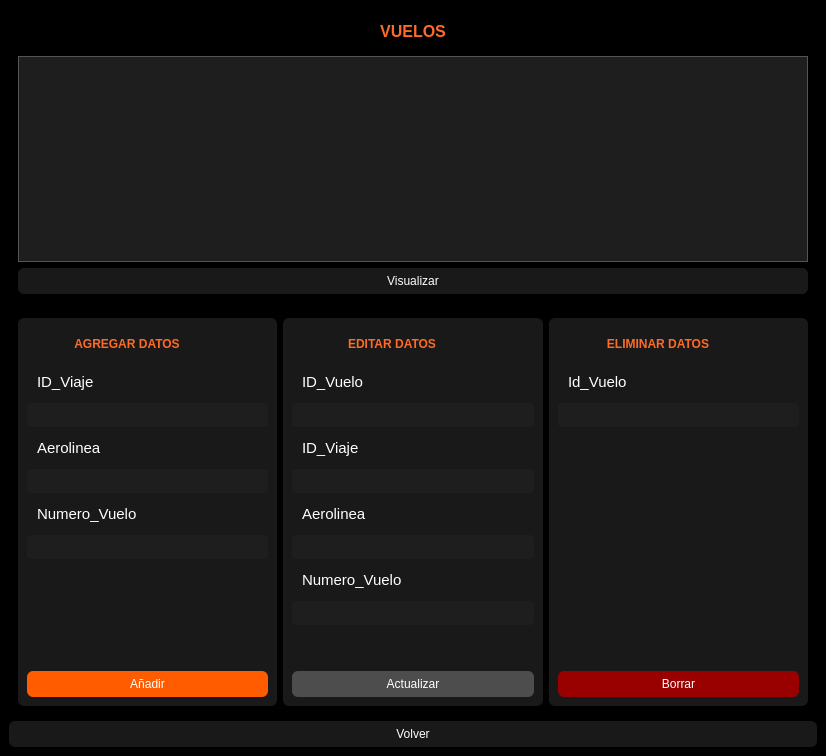
<?xml version="1.0" encoding="UTF-8"?>
<ui version="4.0">
 <class>MainWindow</class>
 <widget class="QMainWindow" name="MainWindow">
  <property name="geometry">
   <rect>
    <x>0</x>
    <y>0</y>
    <width>826</width>
    <height>756</height>
   </rect>
  </property>
  <property name="windowTitle">
   <string>MainWindow</string>
  </property>
  <property name="styleSheet">
   <string notr="true">background-color: rgb(0, 0, 0);</string>
  </property>
  <widget class="QWidget" name="centralwidget">
   <layout class="QGridLayout" name="gridLayout">
    <item row="6" column="0">
     <widget class="QPushButton" name="pushButton_vuelosvolver">
      <property name="styleSheet">
       <string notr="true">background-color: rgb(25, 25, 25);
color: white;
border-radius: 6px;
padding: 6px;
</string>
      </property>
      <property name="text">
       <string>Volver</string>
      </property>
     </widget>
    </item>
    <item row="0" column="0">
     <widget class="QWidget" name="widget" native="true">
      <property name="minimumSize">
       <size>
        <width>0</width>
        <height>100</height>
       </size>
      </property>
      <property name="maximumSize">
       <size>
        <width>10000</width>
        <height>300</height>
       </size>
      </property>
      <layout class="QVBoxLayout" name="verticalLayout">
       <item>
        <widget class="QTextBrowser" name="textBrowser">
         <property name="maximumSize">
          <size>
           <width>16777215</width>
           <height>32</height>
          </size>
         </property>
         <property name="styleSheet">
          <string notr="true">background-color: rgb(0, 0, 0);</string>
         </property>
         <property name="frameShape">
          <enum>QFrame::NoFrame</enum>
         </property>
         <property name="html">
          <string>&lt;!DOCTYPE HTML PUBLIC &quot;-//W3C//DTD HTML 4.0//EN&quot; &quot;http://www.w3.org/TR/REC-html40/strict.dtd&quot;&gt;
&lt;html&gt;&lt;head&gt;&lt;meta name=&quot;qrichtext&quot; content=&quot;1&quot; /&gt;&lt;style type=&quot;text/css&quot;&gt;
p, li { white-space: pre-wrap; }
&lt;/style&gt;&lt;/head&gt;&lt;body style=&quot; font-family:'MS Shell Dlg 2'; font-size:8.25pt; font-weight:400; font-style:normal;&quot;&gt;
&lt;p align=&quot;center&quot; style=&quot; margin-top:0px; margin-bottom:0px; margin-left:0px; margin-right:0px; -qt-block-indent:0; text-indent:0px;&quot;&gt;&lt;span style=&quot; font-size:12pt; font-weight:600; color:#ff6b26;&quot;&gt;VUELOS&lt;/span&gt;&lt;/p&gt;&lt;/body&gt;&lt;/html&gt;</string>
         </property>
        </widget>
       </item>
       <item>
        <widget class="QTableWidget" name="tableWidget_cliente">
         <property name="styleSheet">
          <string notr="true">/* Estilo general del QTableWidget */
QTableWidget {
    background-color: rgb(30, 30, 30); /* Fondo gris oscuro para la tabla */
    alternate-background-color: #3A3A3A; /* Opcional: para filas alternas, un poco más claro/oscuro */
    color: white; /* Color de texto predeterminado para las celdas */
    border: 1px solid #555555; /* Un borde sutil para la tabla */
    gridline-color: #555555; /* Color de las líneas de la cuadrícula */
}

/* Estilo de los encabezados horizontales (columnas) */
QTableWidget::item {
    padding: 5px; /* Espaciado dentro de las celdas */
}

QHeaderView::section {
    background-color:  rgb(30, 30, 30); /* ¡Fondo negro para el encabezado! */
    color: white; /* Letras blancas para el encabezado */
    padding: 4px; /* Espaciado dentro del encabezado */
    border: 1px solid #555555; /* Borde para las secciones del encabezado */
    border-bottom: 2px solid #FF692E; /* Borde inferior naranja para resaltar */
    font-weight: bold; /* Texto en negrita */
}

/* Estilo de los encabezados verticales (filas, si están visibles) */
QHeaderView::section:vertical {
    background-color: rgb(30, 30, 30); /* Fondo negro */
    color: white; /* Letras blancas */
    padding: 4px;
    border: 1px solid #555555;
    border-right: 2px solid #FF692E; /* Borde derecho naranja */
}

/* Estilo de la esquina entre los encabezados horizontal y vertical (si es visible) */
QTableWidget QTableCornerButton::section {
    background-color: #1e1e1e; /* Color deseado */
    border: 1px solid #555555; /* Mantén el borde para que coincida con los encabezados */
}


/* Estilo de selección de celdas (opcional) */
QTableWidget::item:selected {
    background-color: #FF692E; /* Color naranja para la selección */
    color: white; /* Texto blanco en la selección */
}</string>
         </property>
        </widget>
       </item>
       <item>
        <widget class="QPushButton" name="pushButton_visualvuelos">
         <property name="styleSheet">
          <string notr="true">background-color: rgb(25, 25, 25);
color: white;
border-radius: 6px;
padding: 6px;
</string>
         </property>
         <property name="text">
          <string>Visualizar</string>
         </property>
        </widget>
       </item>
      </layout>
     </widget>
    </item>
    <item row="5" column="0">
     <widget class="QWidget" name="widget_4" native="true">
      <property name="styleSheet">
       <string notr="true"/>
      </property>
      <layout class="QHBoxLayout" name="horizontalLayout_2">
       <item>
        <widget class="QWidget" name="widget_5" native="true">
         <property name="styleSheet">
          <string notr="true">background-color: rgb(25, 25, 25);
color: white;
border-radius: 6px;
padding: 6px;</string>
         </property>
         <layout class="QVBoxLayout" name="verticalLayout_3">
          <item>
           <widget class="QTextBrowser" name="textBrowser_4">
            <property name="minimumSize">
             <size>
              <width>150</width>
              <height>0</height>
             </size>
            </property>
            <property name="maximumSize">
             <size>
              <width>200</width>
              <height>34</height>
             </size>
            </property>
            <property name="html">
             <string>&lt;!DOCTYPE HTML PUBLIC &quot;-//W3C//DTD HTML 4.0//EN&quot; &quot;http://www.w3.org/TR/REC-html40/strict.dtd&quot;&gt;
&lt;html&gt;&lt;head&gt;&lt;meta name=&quot;qrichtext&quot; content=&quot;1&quot; /&gt;&lt;style type=&quot;text/css&quot;&gt;
p, li { white-space: pre-wrap; }
&lt;/style&gt;&lt;/head&gt;&lt;body style=&quot; font-family:'MS Shell Dlg 2'; font-size:8.25pt; font-weight:400; font-style:normal;&quot;&gt;
&lt;p align=&quot;center&quot; style=&quot; margin-top:0px; margin-bottom:0px; margin-left:0px; margin-right:0px; -qt-block-indent:0; text-indent:0px;&quot;&gt;&lt;span style=&quot; font-size:9pt; font-weight:600; color:#ff6b26;&quot;&gt;AGREGAR DATOS&lt;/span&gt;&lt;/p&gt;&lt;/body&gt;&lt;/html&gt;</string>
            </property>
           </widget>
          </item>
          <item>
           <widget class="QLabel" name="label_8">
            <property name="font">
             <font>
              <pointsize>11</pointsize>
             </font>
            </property>
            <property name="styleSheet">
             <string notr="true">color: rgb(255, 255, 255);</string>
            </property>
            <property name="text">
             <string>ID_Viaje</string>
            </property>
           </widget>
          </item>
          <item>
           <widget class="QLineEdit" name="lineEdit_9_vueloidviajeag">
            <property name="styleSheet">
             <string notr="true">    background-color: #1E1E1E;
    color: #FFFFFF;
    border: 1px;
    padding: 4px;
    border-radius: 4px;</string>
            </property>
           </widget>
          </item>
          <item>
           <widget class="QLabel" name="label">
            <property name="font">
             <font>
              <pointsize>11</pointsize>
             </font>
            </property>
            <property name="styleSheet">
             <string notr="true">color: rgb(255, 255, 255);</string>
            </property>
            <property name="text">
             <string>Aerolinea</string>
            </property>
           </widget>
          </item>
          <item>
           <widget class="QLineEdit" name="lineEdit_vueloaeroag">
            <property name="styleSheet">
             <string notr="true">    background-color: #1E1E1E;
    color: #FFFFFF;
    border: 1px;
    padding: 4px;
    border-radius: 4px;</string>
            </property>
           </widget>
          </item>
          <item>
           <widget class="QLabel" name="label_2">
            <property name="font">
             <font>
              <pointsize>11</pointsize>
             </font>
            </property>
            <property name="text">
             <string>Numero_Vuelo</string>
            </property>
           </widget>
          </item>
          <item>
           <widget class="QLineEdit" name="lineEdit_2_vuelonumag">
            <property name="styleSheet">
             <string notr="true">    background-color: #1E1E1E;
    color: #FFFFFF;
    border: 1px;
    padding: 4px;
    border-radius: 4px;</string>
            </property>
           </widget>
          </item>
          <item>
           <spacer name="verticalSpacer_3">
            <property name="orientation">
             <enum>Qt::Vertical</enum>
            </property>
            <property name="sizeHint" stdset="0">
             <size>
              <width>20</width>
              <height>40</height>
             </size>
            </property>
           </spacer>
          </item>
          <item>
           <widget class="QPushButton" name="pushButton_4_vueload">
            <property name="styleSheet">
             <string notr="true">    background-color: #FF5C00;
    color: white;
    border-radius: 6px;
    padding: 6px;</string>
            </property>
            <property name="text">
             <string>Añadir</string>
            </property>
           </widget>
          </item>
         </layout>
        </widget>
       </item>
       <item>
        <widget class="QWidget" name="widget_6" native="true">
         <property name="styleSheet">
          <string notr="true">background-color: rgb(25, 25, 25);
color: white;
border-radius: 6px;
padding: 6px;</string>
         </property>
         <layout class="QVBoxLayout" name="verticalLayout_4">
          <item>
           <widget class="QTextBrowser" name="textBrowser_2">
            <property name="maximumSize">
             <size>
              <width>200</width>
              <height>34</height>
             </size>
            </property>
            <property name="html">
             <string>&lt;!DOCTYPE HTML PUBLIC &quot;-//W3C//DTD HTML 4.0//EN&quot; &quot;http://www.w3.org/TR/REC-html40/strict.dtd&quot;&gt;
&lt;html&gt;&lt;head&gt;&lt;meta name=&quot;qrichtext&quot; content=&quot;1&quot; /&gt;&lt;style type=&quot;text/css&quot;&gt;
p, li { white-space: pre-wrap; }
&lt;/style&gt;&lt;/head&gt;&lt;body style=&quot; font-family:'MS Shell Dlg 2'; font-size:8.25pt; font-weight:400; font-style:normal;&quot;&gt;
&lt;p align=&quot;center&quot; style=&quot; margin-top:0px; margin-bottom:0px; margin-left:0px; margin-right:0px; -qt-block-indent:0; text-indent:0px;&quot;&gt;&lt;span style=&quot; font-size:9pt; font-weight:600; color:#ff6b26;&quot;&gt;EDITAR DATOS&lt;/span&gt;&lt;/p&gt;&lt;/body&gt;&lt;/html&gt;</string>
            </property>
           </widget>
          </item>
          <item>
           <widget class="QLabel" name="label_14">
            <property name="font">
             <font>
              <pointsize>11</pointsize>
             </font>
            </property>
            <property name="styleSheet">
             <string notr="true">color: rgb(255, 255, 255);</string>
            </property>
            <property name="text">
             <string>ID_Vuelo</string>
            </property>
           </widget>
          </item>
          <item>
           <widget class="QLineEdit" name="lineEdit_14_idvueloed">
            <property name="styleSheet">
             <string notr="true">    background-color: #1E1E1E;
    color: #FFFFFF;
    border: 1px;
    padding: 4px;
    border-radius: 4px;</string>
            </property>
           </widget>
          </item>
          <item>
           <widget class="QLabel" name="label_3">
            <property name="font">
             <font>
              <pointsize>11</pointsize>
             </font>
            </property>
            <property name="text">
             <string>ID_Viaje</string>
            </property>
           </widget>
          </item>
          <item>
           <widget class="QLineEdit" name="lineEdit_3_idviajeed">
            <property name="styleSheet">
             <string notr="true">    background-color: #1E1E1E;
    color: #FFFFFF;
    border: 1px;
    padding: 4px;
    border-radius: 4px;</string>
            </property>
           </widget>
          </item>
          <item>
           <widget class="QLabel" name="label_4">
            <property name="font">
             <font>
              <pointsize>11</pointsize>
             </font>
            </property>
            <property name="text">
             <string>Aerolinea</string>
            </property>
           </widget>
          </item>
          <item>
           <widget class="QLineEdit" name="lineEdit_4_aerovueloed">
            <property name="styleSheet">
             <string notr="true">    background-color: #1E1E1E;
    color: #FFFFFF;
    border: 1px;
    padding: 4px;
    border-radius: 4px;</string>
            </property>
           </widget>
          </item>
          <item>
           <widget class="QLabel" name="label_5">
            <property name="font">
             <font>
              <pointsize>11</pointsize>
             </font>
            </property>
            <property name="text">
             <string>Numero_Vuelo</string>
            </property>
           </widget>
          </item>
          <item>
           <widget class="QLineEdit" name="lineEdit_5_numvueloed">
            <property name="styleSheet">
             <string notr="true">    background-color: #1E1E1E;
    color: #FFFFFF;
    border: 1px;
    padding: 4px;
    border-radius: 4px;</string>
            </property>
           </widget>
          </item>
          <item>
           <spacer name="verticalSpacer_4">
            <property name="orientation">
             <enum>Qt::Vertical</enum>
            </property>
            <property name="sizeHint" stdset="0">
             <size>
              <width>20</width>
              <height>40</height>
             </size>
            </property>
           </spacer>
          </item>
          <item>
           <widget class="QPushButton" name="pushButton_3_vueloact">
            <property name="styleSheet">
             <string notr="true">    background-color: #4D4D4D;
    color: white;
    border-radius: 6px;
    padding: 6px;</string>
            </property>
            <property name="text">
             <string>Actualizar</string>
            </property>
           </widget>
          </item>
         </layout>
        </widget>
       </item>
       <item>
        <widget class="QWidget" name="widget_7" native="true">
         <property name="styleSheet">
          <string notr="true">background-color: rgb(25, 25, 25);
color: white;
border-radius: 6px;
padding: 6px;</string>
         </property>
         <layout class="QVBoxLayout" name="verticalLayout_5">
          <item>
           <widget class="QTextBrowser" name="textBrowser_3">
            <property name="maximumSize">
             <size>
              <width>200</width>
              <height>34</height>
             </size>
            </property>
            <property name="styleSheet">
             <string notr="true"/>
            </property>
            <property name="html">
             <string>&lt;!DOCTYPE HTML PUBLIC &quot;-//W3C//DTD HTML 4.0//EN&quot; &quot;http://www.w3.org/TR/REC-html40/strict.dtd&quot;&gt;
&lt;html&gt;&lt;head&gt;&lt;meta name=&quot;qrichtext&quot; content=&quot;1&quot; /&gt;&lt;style type=&quot;text/css&quot;&gt;
p, li { white-space: pre-wrap; }
&lt;/style&gt;&lt;/head&gt;&lt;body style=&quot; font-family:'MS Shell Dlg 2'; font-size:8.25pt; font-weight:400; font-style:normal;&quot;&gt;
&lt;p align=&quot;center&quot; style=&quot; margin-top:0px; margin-bottom:0px; margin-left:0px; margin-right:0px; -qt-block-indent:0; text-indent:0px;&quot;&gt;&lt;span style=&quot; font-size:9pt; font-weight:600; color:#ff6b26;&quot;&gt;ELIMINAR DATOS&lt;/span&gt;&lt;/p&gt;&lt;/body&gt;&lt;/html&gt;</string>
            </property>
           </widget>
          </item>
          <item>
           <widget class="QLabel" name="label_19">
            <property name="maximumSize">
             <size>
              <width>16777215</width>
              <height>16777215</height>
             </size>
            </property>
            <property name="font">
             <font>
              <pointsize>11</pointsize>
             </font>
            </property>
            <property name="styleSheet">
             <string notr="true">color: rgb(255, 255, 255);</string>
            </property>
            <property name="text">
             <string>Id_Vuelo</string>
            </property>
           </widget>
          </item>
          <item>
           <widget class="QLineEdit" name="lineEdit_19_idvuelobo">
            <property name="styleSheet">
             <string notr="true">    background-color: #1E1E1E;
    color: #FFFFFF;
    border: 1px;
    padding: 4px;
    border-radius: 4px;</string>
            </property>
           </widget>
          </item>
          <item>
           <spacer name="verticalSpacer">
            <property name="orientation">
             <enum>Qt::Vertical</enum>
            </property>
            <property name="sizeHint" stdset="0">
             <size>
              <width>20</width>
              <height>40</height>
             </size>
            </property>
           </spacer>
          </item>
          <item>
           <widget class="QPushButton" name="pushButton_2_vuelobo">
            <property name="styleSheet">
             <string notr="true">    background-color: #990000;
    color: white;
    border-radius: 6px;
    padding: 6px;
</string>
            </property>
            <property name="text">
             <string>Borrar</string>
            </property>
           </widget>
          </item>
         </layout>
        </widget>
       </item>
      </layout>
     </widget>
    </item>
   </layout>
  </widget>
 </widget>
 <resources/>
 <connections/>
</ui>
